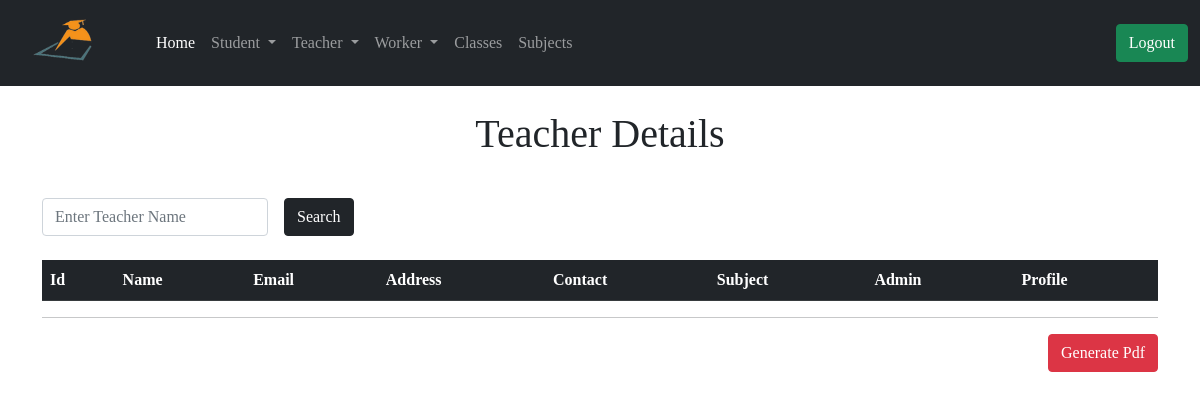
Page /admin/teacher_detials (signed in) on the earlier database version.
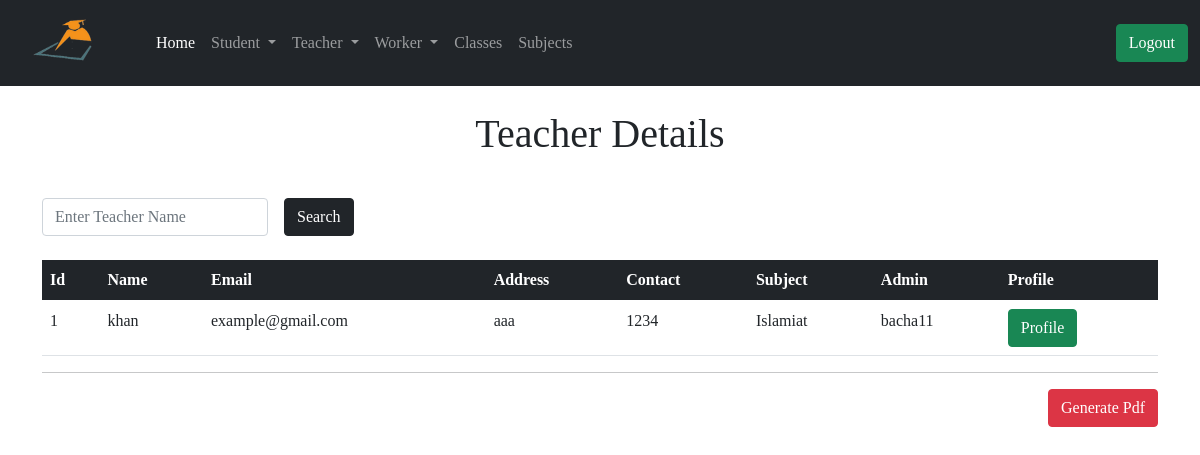
Same page on the later database version.
### app/models.py (models this page shows, shortened)
class Teacher(db.Model):
    id = db.Column(db.Integer, primary_key=True)
    tech_name = db.Column(db.String(64), index=True)
    email = db.Column(db.String(64), index=True)
    tech_address = db.Column(db.String(128), index=True)
    tech_contact = db.Column(db.String(64), index=True)
    join_date = db.Column(db.DateTime, default=datetime.utcnow())
    admin_id = db.Column(db.Integer, db.ForeignKey('user.id'))
    tech_subject = db.Column(db.Integer, db.ForeignKey('subject.id'))

class Subject(db.Model):
    id = db.Column(db.Integer, primary_key=True)
    sub_name = db.Column(db.String(64))
    admin_id = db.Column(db.Integer, db.ForeignKey('user.id'))
    teacher = db.relationship('Teacher', backref='sub')
    leaveteacher = db.relationship('LeaveTeacher', backref='sub')

class User(UserMixin, db.Model):
    id = db.Column(db.Integer, primary_key=True)
    username = db.Column(db.String(32), unique=True, index=True)
    email = db.Column(db.String(64), unique=True, index=True)
    password_hash = db.Column(db.String(128))
    join_date = db.Column(db.DateTime, default=datetime.utcnow())
    student = db.relationship('Student', backref='admin')
    leavestudent = db.relationship('LeaveStudent', backref='admin')
    teacher = db.relationship('Teacher', backref='admin')
    leaveteacher = db.relationship('LeaveTeacher', backref='admin')
    worker = db.relationship('Worker', backref='admin')
    leaveworker = db.relationship('LeaveWorker', backref='admin')
    classs = db.relationship('Class', backref='admin')
    subject = db.relationship('Subject', backref='admin')

### app/routes.py (the view)
@app.route('/admin/teacher_detials')
@login_required
def teacher_detials():
    query = request.args.get('query')
    if query:
        teachers = Teacher.query.filter(Teacher.tech_name.contains(query))
        return render_template('admin/teacher_detials.html', title='Teachers', teachers=teachers, query=query)
    page = request.args.get('page', 1, type=int)
    teachers = Teacher.query.order_by(Teacher.id.asc()).paginate(
        page, app.config['ENTRY_PER_PAGE'], False)
    next_url = url_for('teacher_detials', page=teachers.next_num) \
        if teachers.has_next else None
    prev_url = url_for('teacher_detials', page=teachers.prev_num) \
        if teachers.has_prev else None
    return render_template('admin/teacher_detials.html', title='Teachers', teachers=teachers.items, next_url=next_url, prev_url=prev_url,)

### app/models.py (called while the page is built)
@login.user_loader
def load_user(id):
    return User.query.get(int(id))

### app/routes.py (called while the page is built)
@app.before_request
def before_request():
    g.user = None
    if 'teacher_id' in session:
        user = Teacher.query.filter_by(id=session['teacher_id']).first()
        g.user = user

### app/templates/admin/teacher_detials.html (shortened to what this page needs)
{% extends 'admin/base.html' %}
{% block content %}
<div class="container">
  {% if query %}
  <h1 class="text-center mt-4">Search Result About! <span class="text-primary"> {{ query }} </span></h1>
  <td> <a href=" {{ url_for('teacher_detials') }} "> <button type="submit" class="btn btn-success">  Back </button> </a></td>
  {% else %}
  <h1 class="text-center mt-4">Teacher Details</h1>
  {% endif %}
  <form action="" method="GET">
    <div class="row g-3 align-items-center mt-4">
      <div class="col-auto">
        <input type="search" name="query" id="inputPassword6" value="{{query}}" class="form-control" placeholder="Enter Teacher Name" required>
      </div>
      <div class="col-auto">
        <button type="submit" class="btn btn-dark">Search</button>
      </div>
    </div>
  </form>
  <table class="table mt-4">
      <thead class="table-dark">
        <tr>
          <th scope="col">Id</th>
          <th scope="col">Name</th>
          <th scope="col">Email</th>
          <th scope="col">Address</th>
          <th scope="col">Contact</th>
          <th scope="col">Subject</th>
          <th scope="col">Admin</th>
          <th scope="col">Profile</th>
        </tr>
      </thead>
      {% for teacher in teachers %}
      <tbody>
        <tr>
          <td> {{ teacher.id }}</td>
          <td> {{ teacher.tech_name }} </td>
          <td> {{ teacher.email }} </td>
          <td> {{ teacher.tech_address }} </td>
          <td> {{ teacher.tech_contact }} </td>
          <td>  {{ teacher.sub.sub_name }} </td>
          <td> {{ teacher.admin.username }} </td>
          <td> <a href=" {{ url_for('teacher_profile', id=teacher.id) }} "> <button type="submit" class="btn btn-success">  Profile </button> </a></td>
        </tr>
      </tbody>
      {% endfor %}
    </table>
    <hr>
    <a href="{{ url_for('teacher_detials_pdf') }}"><button type="submit" class="btn btn-danger float-end">Generate Pdf</button></a>
</div>
{% endblock %}

### app/templates/admin/base.html (shortened to what this page needs)
<!DOCTYPE html>
<html lang="en">
<head>
    <link href="https://cdn.jsdelivr.net/npm/bootstrap@5.0.0-beta2/dist/css/bootstrap.min.css" rel="stylesheet">
    <link rel="stylesheet" href="{{ url_for('static', filename='style/index.css') }}">
</head>
<body>
    {% include 'admin/nav.html' %}
    {% block content %} {% endblock %}
</body>
</html>

### app/templates/admin/nav.html (shortened to what this page needs)
<nav class="navbar navbar-expand-lg navbar-dark bg-dark">
    <div class="container-fluid">
      <a class="navbar-brand" href="{{ url_for('index') }}"><img src=" {{ url_for('static', filename='image/rsz_1logo.png')}} " class="brand_logo " width="120px" height="60px"  alt="Logo"></a>
      <div class="collapse navbar-collapse" id="navbarSupportedContent">
        <ul class="navbar-nav me-auto mb-2 mb-lg-0">
          <li class="nav-item">
            <a class="nav-link active" aria-current="page" href="{{ url_for('index') }}">Home</a>
          </li>
          <li class="nav-item dropdown">
            <a class="nav-link dropdown-toggle" href="#" id="navbarDropdown" role="button" data-bs-toggle="dropdown" aria-expanded="false">
              Student
            </a>
          </li>
          <li class="nav-item dropdown">
            <a class="nav-link dropdown-toggle" href="#" id="navbarDropdown" role="button" data-bs-toggle="dropdown" aria-expanded="false">
              Teacher
            </a>
          </li>
          <li class="nav-item dropdown">
            <a class="nav-link dropdown-toggle" href="#" id="navbarDropdown" role="button" data-bs-toggle="dropdown" aria-expanded="false">
              Worker
            </a>
          </li>
          <li class="nav-item">
            <a class="nav-link " aria-current="page" href="{{ url_for('list_of_class') }}">Classes</a>
          </li>
          <li class="nav-item">
            <a class="nav-link " aria-current="page" href="{{ url_for('list_of_subject') }}">Subjects</a>
          </li>
        </ul>
        {% if current_user.is_anonymous %}
        <a href="{{ url_for('admin_login') }}"><button class="btn btn-success ms-2">Admin</button></a>
        {% else %}
        <a href="{{ url_for('admin_logout') }}"><button class="btn btn-success ms-2">Logout</button></a>
        {% endif %}
      </div>
    </div>
  </nav>

### app/templates/admin/base.html (style rules this page uses)
body { font-family: 'Times New Roman', Times, serif; }

Differences in the rows shown:
added Teacher: id "1", tech_name "khan", email "example@gmail.com", tech_address "aaa", tech_contact "1234", sub.sub_name "Islamiat", admin.username "bacha11"
